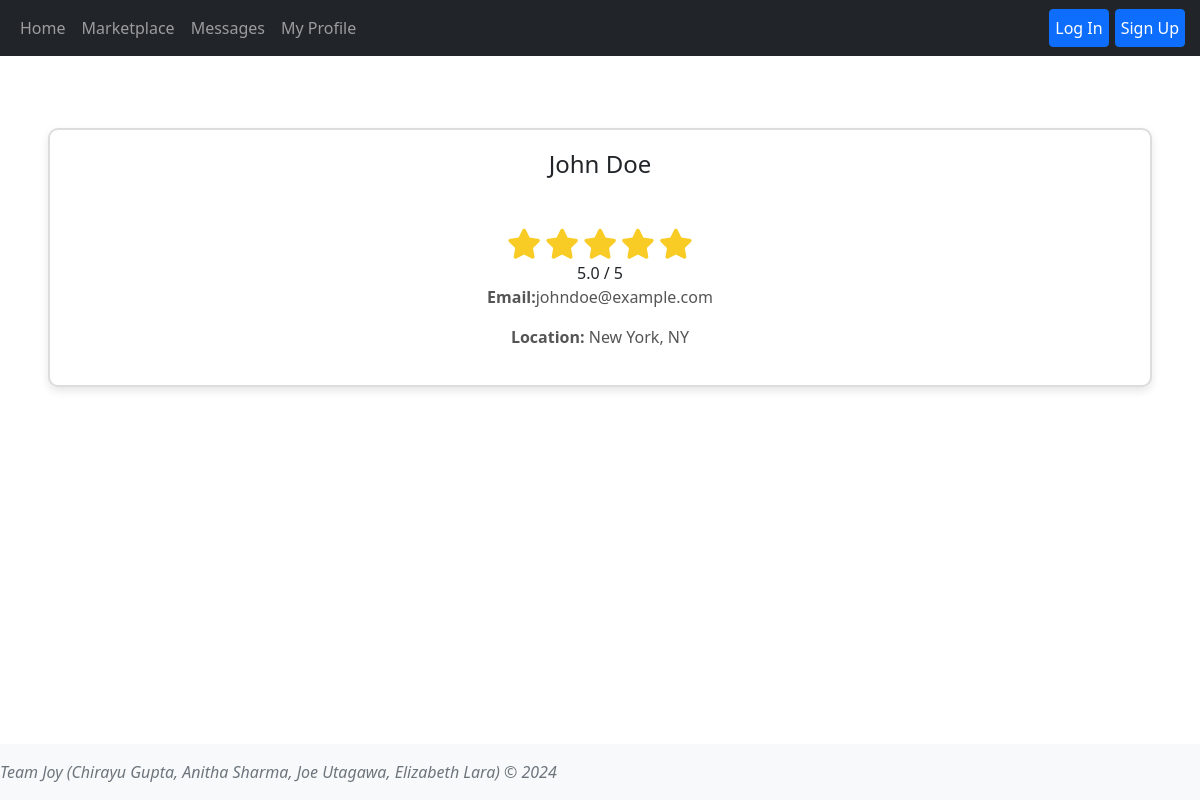
The app's page /profile/1 with its own data.
### tables this page shows
CREATE TABLE Users (user_id INTEGER PRIMARY KEY AUTOINCREMENT,username TEXT NOT NULL, name TEXT NOT NULL,email TEXT NOT NULL UNIQUE,password TEXT NOT NULL,profile_image TEXT,location TEXT);

### app.py (the view)
@app.route('/profile/<int:viewing_id>')
def view_profile(viewing_id=None):
    print(viewing_id)
    user_id = session.get('user_id')
    user = User.getUserByID(user_id)
    viewed = User.getUserByID(viewing_id)
    ratings = Review.getReviewsForUser(viewing_id)
    sum = 0
    num_ratings = 0
    avg_rating = 0
    for rating in ratings:
        sum += rating['rating']
        num_ratings += 1
    if ratings:
        avg_rating = sum / num_ratings
    return render_template('profile.html', user=user, viewed=viewed, user_id=user_id, ratings=ratings, avg_rating=avg_rating)

### reviews.py (called while the page is built)
    @classmethod
    def getReviewsForUser(cls, user_id):
        conn = sqlite3.connect('database.db')
        cursorObj = conn.cursor()
        cursorObj.execute('SELECT user_id, reviewer_id, rating, content, timestamp FROM reviews WHERE user_id = ?;', (user_id,))
        allRows = cursorObj.fetchall()
        ListOfDictionaries = []
        for row in allRows:
            m = { "user_id":row[0], 'reviewer_id': row[1], 'rating':row[2], 'content':row[3], 'timestamp':row[4]}
            ListOfDictionaries.append(m)
        if conn:
            conn.close()
        return ListOfDictionaries

### users.py (called while the page is built)
    @classmethod
    def getAllUsers(cls):
        conn = sqlite3.connect('database.db')
        cursorObj = conn.cursor()
        cursorObj.execute('SELECT user_id, username, name, email, password, profile_image, location FROM users;')
        allRows = cursorObj.fetchall()
        ListOfDictionaries = []
        for row in allRows:
            m = {"user_id": row[0], 'username':row[1],"name":row[2], 'email': row[3], 'password':row[4], 'profile_image':row[5], 'location':row[6]}
            ListOfDictionaries.append(m)
        if conn:
            conn.close()
        return ListOfDictionaries

    def getUserByID(user_id):
        users = User.getAllUsers()
        for user in users:
            if user['user_id'] == user_id:
                return user

### templates/profile.html (shortened to what this page needs)
{% extends 'base.html' %}
{% block content%}
{% if viewed %}
<main class="d-inline-flex p-5 align-items-end">
    <div class="container">
        <div  class="row">
            <div class="profile-card">
                <div class="profile-info">
                    <h2>{{viewed['name']}}</h2>
                    <div class="container">
                        <div class="rating">
                            {% if ratings %}
                            {% for i in range(1, 6) %}
                                {% if avg_rating >= i %}
                                    <i class="fas fa-star"></i>
                                {% elif avg_rating > i - 1 %}
                                    <i class="fas fa-star-half-alt"></i>
                                {% else %}
                                    <i class="far fa-star"></i>
                                {% endif %}
                            {% endfor %}<br>
                            <span> {{ avg_rating | round(1) }} / 5</span>
                            {% endif %}
                        <div class="row">
                            <p> <b>Email:</b>{{viewed['email']}} </p>
                        </div>
                        <div class="row">
                            <p><b>Location:</b> {{viewed['location']}}</p>
                        </div>
                    </div>
                </div>
            </div>
</main>
            {% endif %}
{% endblock %}

### static/css/styles.css (style rules this page uses)
body { padding-bottom: 100px; padding-top: 30px; }
i.fas { color: #f9cb25 !important; font-size: 30px !important; }
.profile-card { width: 300px; padding: 20px; border: 2px solid #ddd; border-radius: 10px; text-align: center; box-shadow: 0 4px 8px rgba(0, 0, 0, 0.1); background-color: #fff; margin: 50px auto; }
.profile-info h2 { font-size: 1.5rem; margin-bottom: 10px; }
.profile-info p { font-size: 1rem; color: #555; }
.container { margin-top:50px !important; }

### records on screen
Users: name "John Doe", email "johndoe@example.com", location "New York, NY"

### other values on screen
{{ avg_rating | round(1) }} "5.0"
